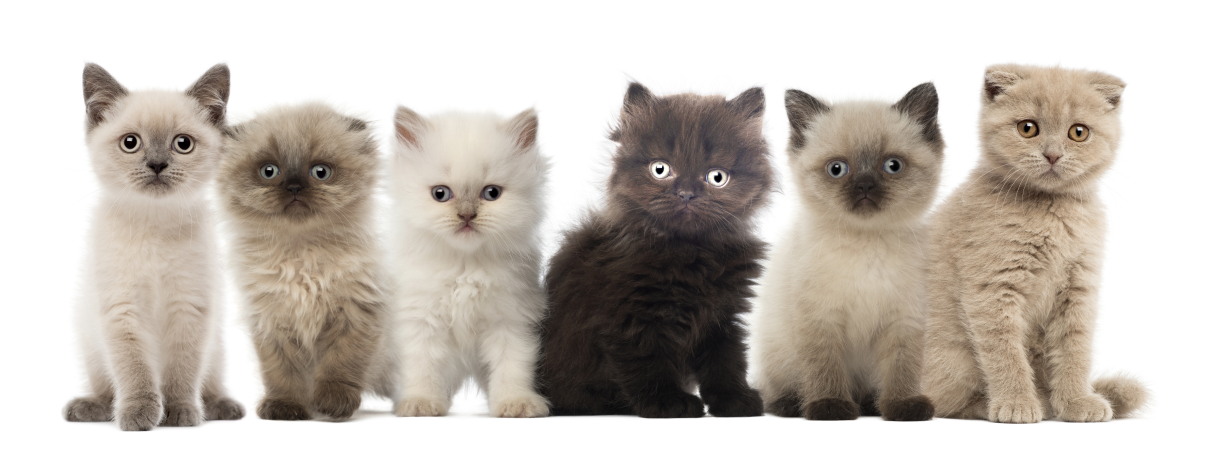
#> input picture images/cats6.jpg, 3649 x 1347 px, found by its file name (shown at 1/3 size)
$ python cat_benchmark.py
#> lines starting #> are read from the running program, lines starting #| are printed output that depends on the picture
# face.py
# all about face detection
# benchmark results (speed & accuracy) depends on parameters passed to functions
# 6.29.22

import cv2
import numpy as np
import time

def show_detection(image, faces):
    # draw rectangles
    for (x, y, w, h) in faces:
        cv2.rectangle(image, (x, y), (x + w, y + h), (0, 255, 0), 8)
        cv2.putText(image, 'Cat', (x,y-20), cv2.FONT_HERSHEY_SIMPLEX, 1.4, (0,255,0), 2, cv2.LINE_AA, bottomLeftOrigin=False)
    return image


img = cv2.imread('./cats6.jpg')
#> img is the input picture: shape (1347, 3649, 3); mean B, G, R 181, 188.6, 196.1

# convert grayscale
img_gray = cv2.cvtColor(img, cv2.COLOR_BGR2GRAY)
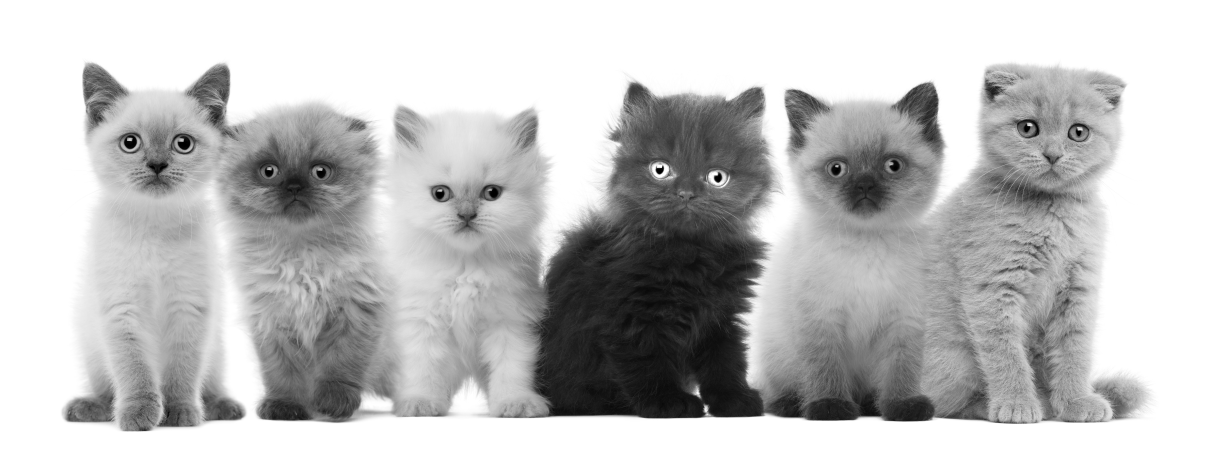
#> img_gray: shape (1347, 3649) (shown at 1/3 size); min 0, max 255, mean 190

# opencv provides 4 classifiers to use for frontal face detection
# frontalface_alt.xml
# frontalface_alt2.xml
# frontalface_alt_tree.xml
# frontalface_default.xml

# load cascade classifiers, filepath + file

cat_default = cv2.CascadeClassifier("./haarcascade/haarcascade_frontalcatface.xml")
cat_extended = cv2.CascadeClassifier("./haarcascade/haarcascade_frontalcatface_extended.xml")

iterations = 5

# compare speeds of 4 algos

# Best Performing/Fastest Algo for CATS
start = time.perf_counter()
catfaces_default = cat_default.detectMultiScale(img_gray, minNeighbors=1)
#> catfaces_default = [[850, 544, 67, 67], [829, 796, 81, 81], [1227, 441, 332, 332], [281, 278, 373, 373], [2967, 234, 386, 386], [656, 321, 446, 446], [2393, 328, 414, 414], [2031, 109, 585, 585]]
# faces_alt2 = cas_alt2.detectMultiScale(img_gray)
for i in range(iterations):
    img_catfaces_default = show_detection(img.copy(), catfaces_default)
#> this loop made 5 passes
#> pass 1, `img_catfaces_default = show_detection(img.copy(), catfaces_default)`:
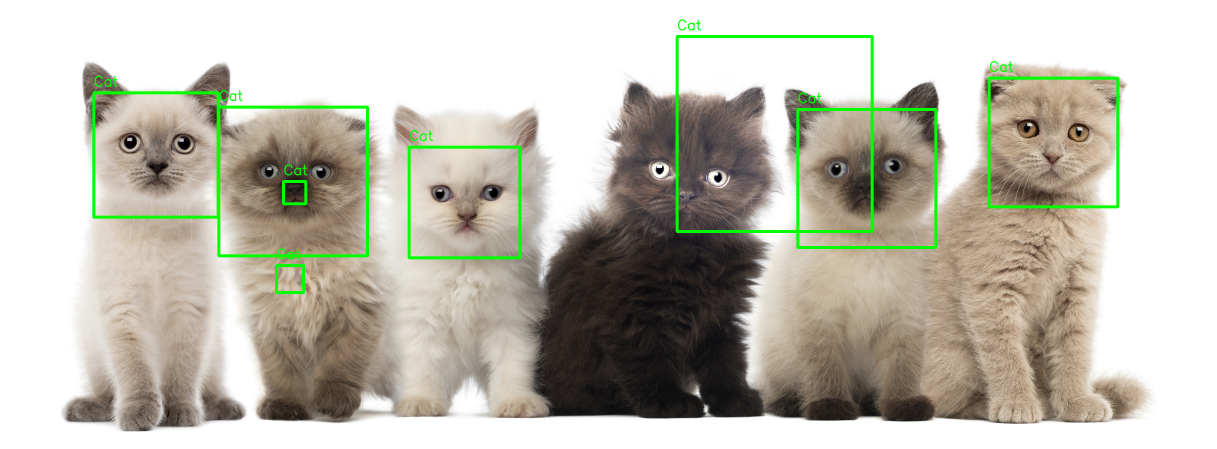
#> img_catfaces_default: shape (1347, 3649, 3) (shown at 1/3 size); mean B, G, R 177.7, 190.3, 192.4
end = time.perf_counter()
print("Face detectMultiScale Alt2: {0} msec".format(((end-start) / iterations) * 1000))


start = time.perf_counter()
for i in range(iterations):
    catfaces_extended = cat_extended.detectMultiScale(img_gray, scaleFactor=None, minNeighbors=2, minSize=(215, 215))
    # faces_default = cas_default.detectMultiScale(img_gray)
    img_catfaces_extended = show_detection(img.copy(), catfaces_extended)
#> this loop made 5 passes
#> pass 1, `img_catfaces_extended = show_detection(img.copy(), catfaces_extended)`:
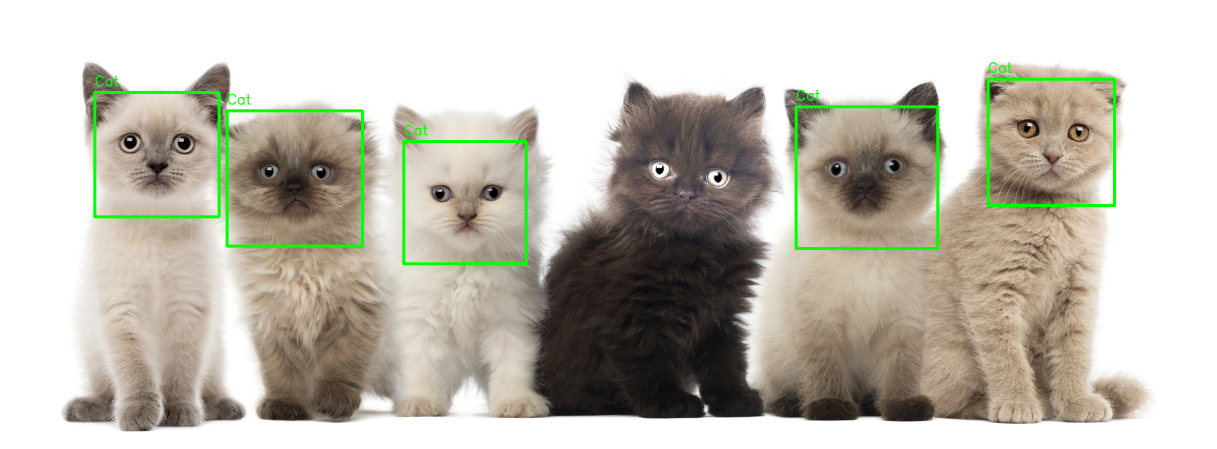
#> img_catfaces_extended: shape (1347, 3649, 3) (shown at 1/3 size); mean B, G, R 178.5, 189.8, 193.3
end = time.perf_counter()
print("Face detectMultiScale Default: {0} msec".format(((end-start) / iterations) * 1000))


# display image
cv2.imshow('Original', img_gray)
cv2.waitKey()

cv2.imshow('Cat Face Default', img_catfaces_default)
cv2.waitKey()

cv2.imshow('Cat Face Extended', img_catfaces_extended)
cv2.waitKey()

# [5 lines of commented-out code are left out]

$ run again, with images/cats1.jpg copied over images/cats6.jpg
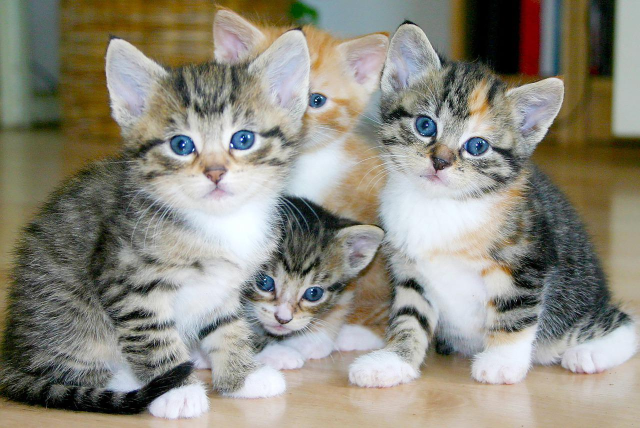
#> input picture images/cats1.jpg, 1280 x 856 px, found by its file name (shown at 1/2 size)
#> img is the input picture: shape (856, 1280, 3); mean B, G, R 126.3, 138.4, 141.5
#> `img_gray = cv2.cvtColor(img, cv2.COLOR_BGR2GRAY)`:
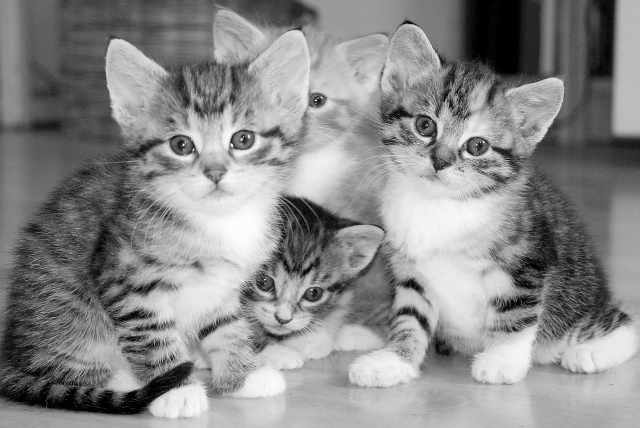
#> img_gray: shape (856, 1280) (shown at 1/2 size); min 0, max 254, mean 137.9
#> catfaces_default = [[478, 516, 184, 184], [287, 173, 273, 273], [435, 465, 286, 286], [586, 462, 316, 316]]
#> the loop `for i in range(iterations):` made 5 passes
#> pass 1, `img_catfaces_extended = show_detection(img.copy(), catfaces_extended)`:
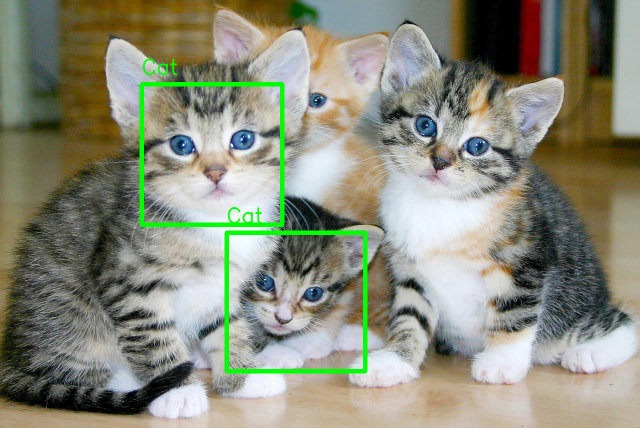
#> img_catfaces_extended: shape (856, 1280, 3) (shown at 1/2 size); mean B, G, R 123.2, 140.1, 138.3

$ run again, with images/cats3.jpg copied over images/cats6.jpg
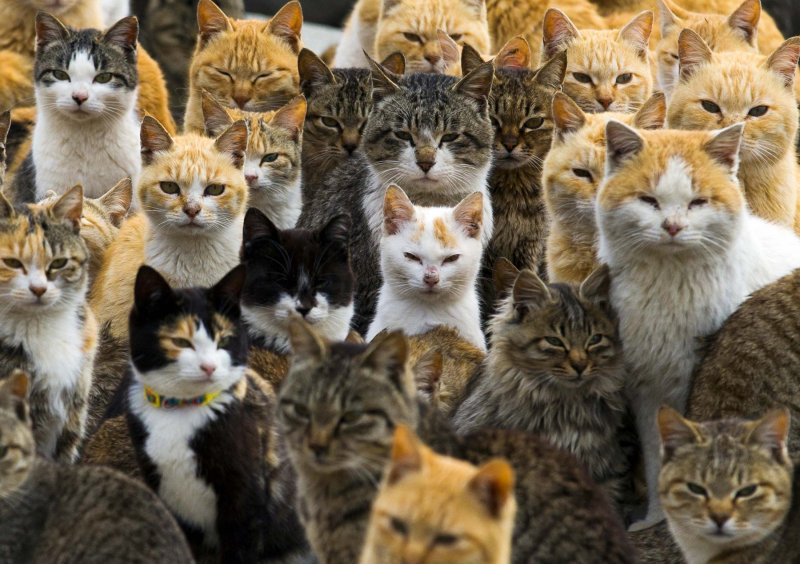
#> input picture images/cats3.jpg, 1600 x 1127 px, found by its file name (shown at 1/2 size)
#> img is the input picture: shape (1127, 1600, 3); mean B, G, R 81.8, 102.8, 117.1
#> `img_gray = cv2.cvtColor(img, cv2.COLOR_BGR2GRAY)`:
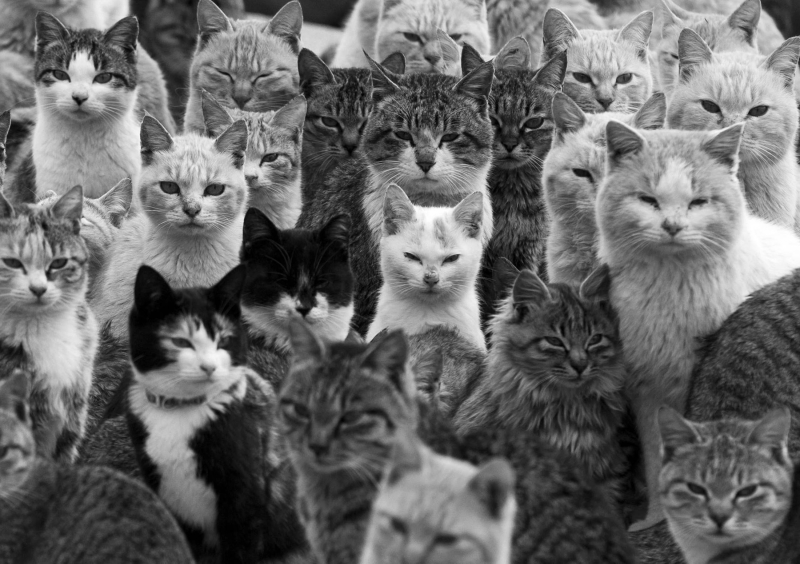
#> img_gray: shape (1127, 1600) (shown at 1/2 size); min 0, max 255, mean 104.7
#> catfaces_default = 23 rows, first 6: [686, 252, 28, 28], [1538, 654, 28, 28], [66, 825, 29, 29], [1257, 46, 30, 30], [1458, 738, 30, 30], [109, 1045, 54, 54]
#> the loop `for i in range(iterations):` made 5 passes
#> pass 1, `img_catfaces_extended = show_detection(img.copy(), catfaces_extended)`:
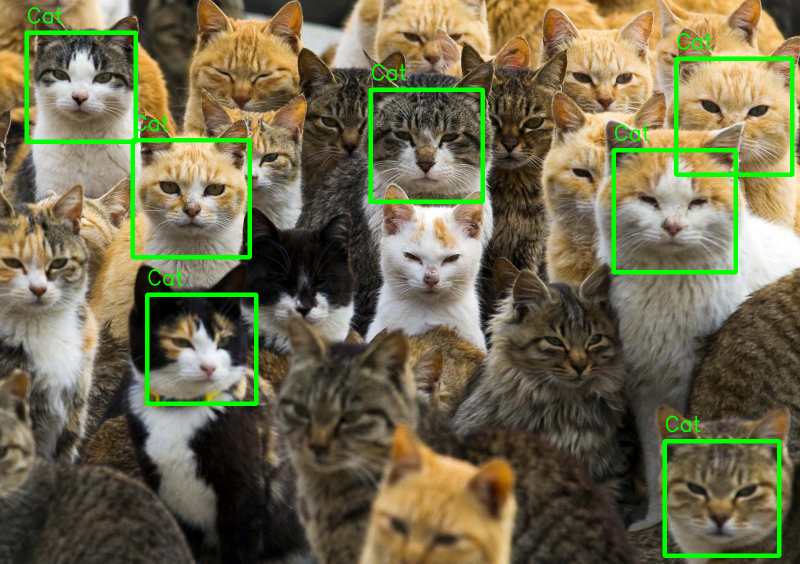
#> img_catfaces_extended: shape (1127, 1600, 3) (shown at 1/2 size); mean B, G, R 78.6, 107.5, 112.6
